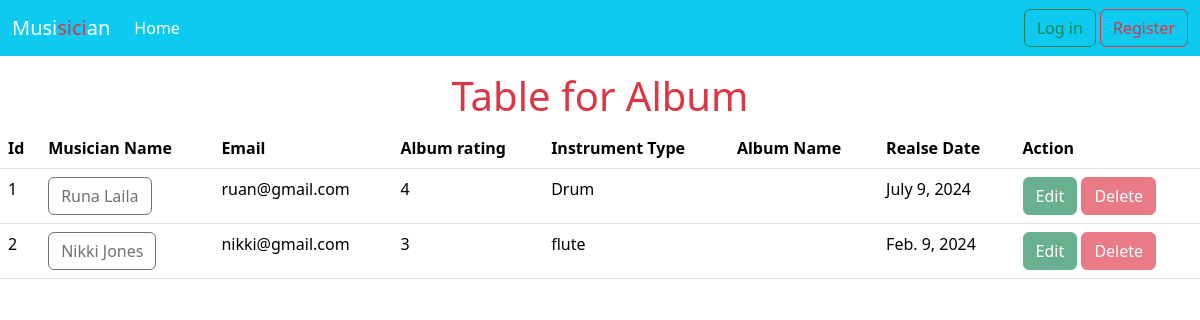
The page / on the database its author committed.
### music/models.py (models this page shows, shortened)
class Album(models.Model):
    name = models.CharField(max_length=100)
    musician = models.ForeignKey(Musician, related_name='albums', on_delete=models.CASCADE)
    release_date = models.DateField()
    rating = models.IntegerField(validators=[MinValueValidator(1), MaxValueValidator(5)])

class Musician(models.Model):
    first_name = models.CharField(max_length=30)
    last_name = models.CharField(max_length=30)
    email = models.EmailField()
    phone_number = models.CharField(max_length=15)
    instrument_type = models.CharField(max_length=50)
    def __str__(self):
        return f"{self.first_name} {self.last_name}"

### practice_day_19_5/views.py (the view)
# urls.py: path('', views.home, name = 'homepage'),
def home(request):
    data = Album.objects.all()
    return render(request, 'home.html', {'data':data})

### templates/home.html
{% extends 'base.html' %}
{% block content %}
<h1 class="text-center text-danger pt-3">Table for Album</h1>
<table class="table">
    <thead>
      <tr>
        <th scope="col">Id</th>
        <th scope="col">Musician Name</th>
        <th scope="col">Email</th>
        <th scope="col">Album rating</th>
        <th scope="col">Instrument Type</th>
        <th scope="col">Album Name</th>
        <th scope="col">Realse Date</th>
        <th scope="col">Action</th>
      </tr>
    </thead>
    <tbody>
      {% for album in data %}
      <tr>
        <td scope="row">{{album.id}}</td>
        <td style="text-decoration:none;" class="text-dark text-decoration-none">{% if request.user.is_authenticated %}<a href="{% url 'musician_edit' album.musician.id %}">{{album.musician}}</a>
          {% else%}
          <a href="#" class="btn btn-outline-none disabled">{{album.musician}}</a>
          {% endif %}</td>
        <td>{{album.musician.email}}</td>
        <td>{{album.rating}}</td>
        <td>{{album.musician.instrument_type}}</td>
        <td>{{album.album_name}}</td>
        <td>{{album.release_date}}</td>
        <td>
          {% if request.user.is_authenticated %}
            <a href="{% url 'album_edit' album.id %}" class="btn btn-success text-white">Edit</a>
            <a href="{% url 'album_delete' album.id %}" class="btn btn-danger text-white">Delete</a>
          {% else %}
          <a href="#" class="btn btn-success text-white disabled">Edit</a>
          <a href="#" class="btn btn-danger text-white disabled">Delete</a>
          {% endif %}
        </td>
      </tr>
      {%endfor%}
    </tbody>
  </table>
{% endblock %}

### templates/base.html (shortened to what this page needs)
<!doctype html>
<html lang="en">
  <head>
    <link href="https://cdn.jsdelivr.net/npm/bootstrap@5.3.3/dist/css/bootstrap.min.css" rel="stylesheet">
  </head>
  <body>
    <nav class="navbar navbar-expand-lg navbar-dark bg-info">
        <div class="container-fluid">
          <a class="navbar-brand" href="#">Musi<span class="text-danger">sici</span>an</a>
          <div class="collapse navbar-collapse" id="navbarSupportedContent">
            <ul class="navbar-nav me-auto mb-2 mb-lg-0">
              <li class="nav-item">
                <a class="nav-link active" aria-current="page" href="{% url 'homepage' %}">Home</a>
              </li>
            </ul>
            <div>
              {% if request.user.is_authenticated %}
              <form action="{% url 'log_out' %}" method="post">
                {% csrf_token %}
                <button class="btn btn-danger"type="submit">Log OUT</button>
                <a class="btn btn-outline-danger" >Profile</a>
              </form>
              {% else %}
              <a class="btn btn-outline-success" href = "{% url 'login' %}">Log in</a>
              <a class="btn btn-outline-danger" href = "{% url 'signup' %}">Register</a>
              {% endif %}
            </div>
          </div>
        </div>
      </nav>
      {% block content %}
      {% endblock %}
  </body>
</html>

### rows shown on the page
Album: id "1", musician "Runa Laila", musician.email "ruan@gmail.com", rating "4", musician.instrument_type "Drum", release_date "July 9, 2024"
Album: id "2", musician "Nikki Jones", musician.email "nikki@gmail.com", rating "3", musician.instrument_type "flute", release_date "Feb. 9, 2024"
